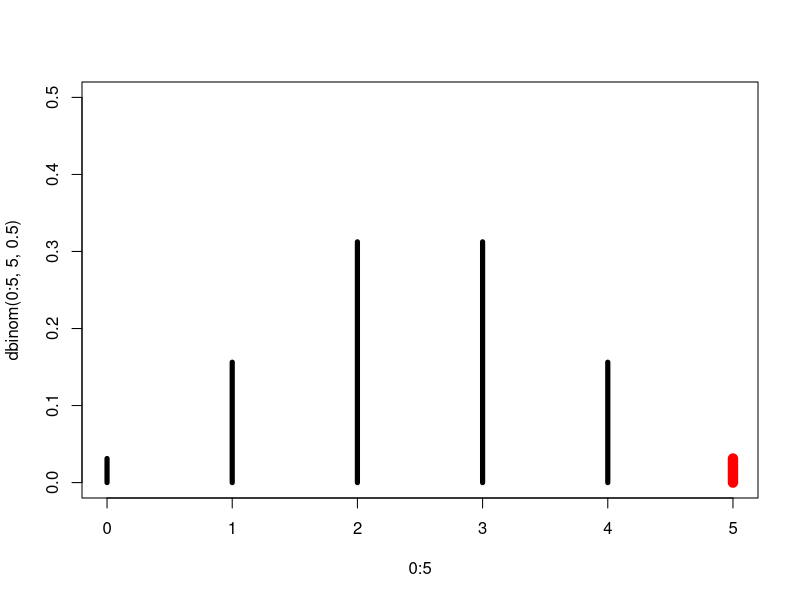
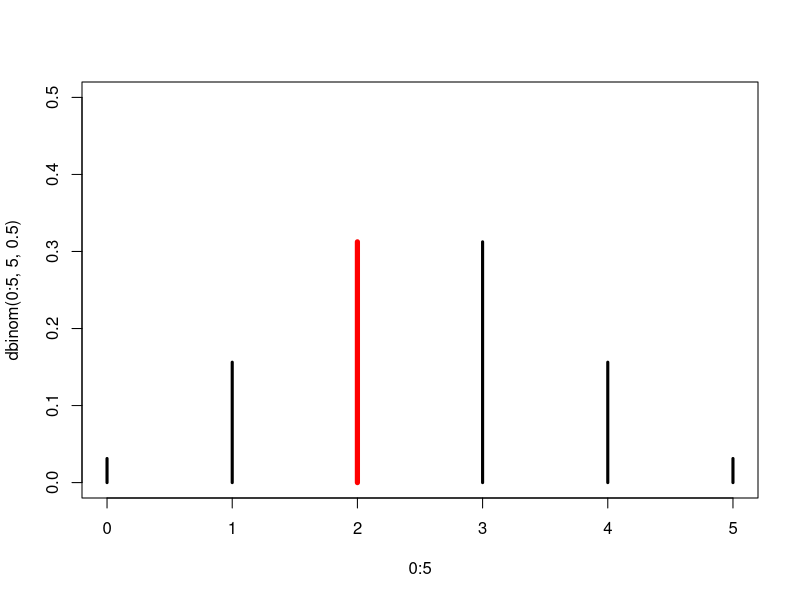
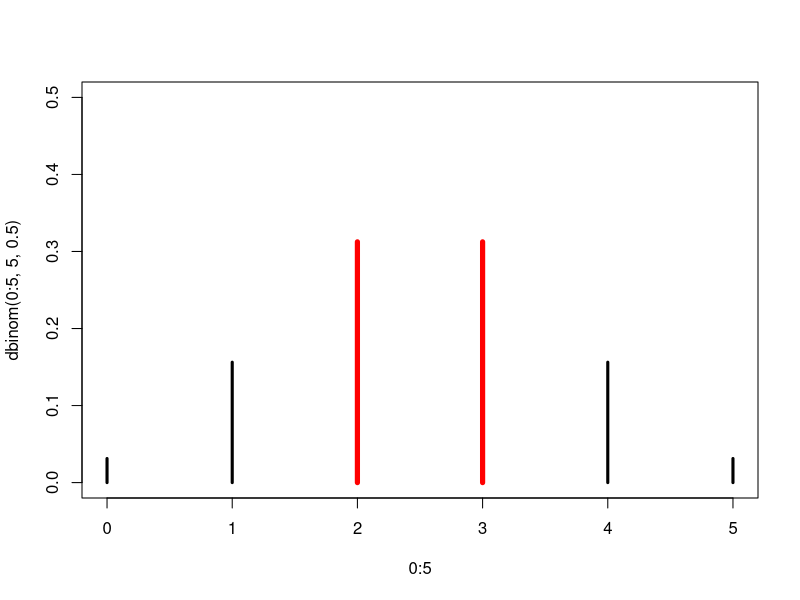
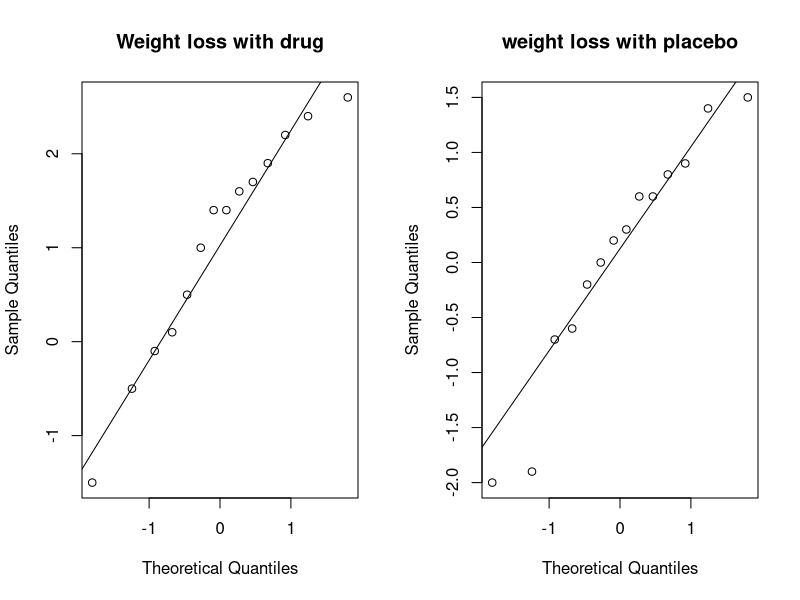
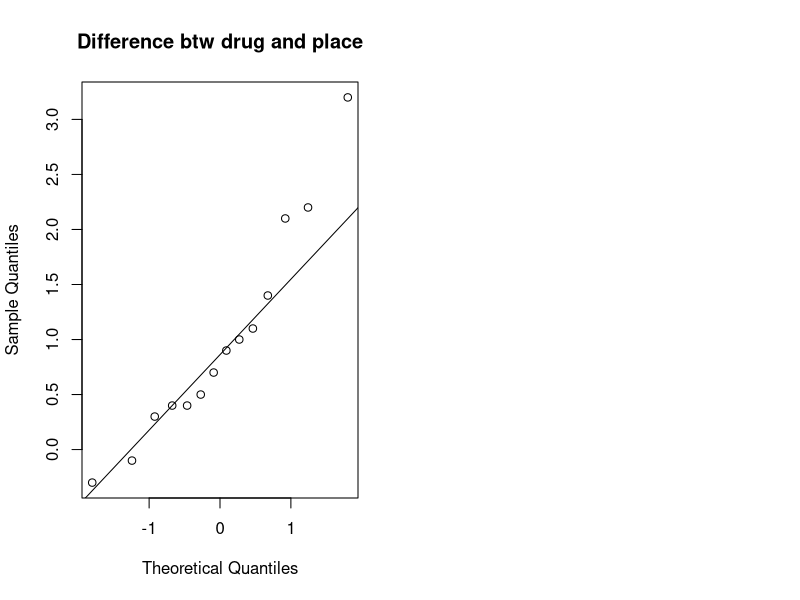
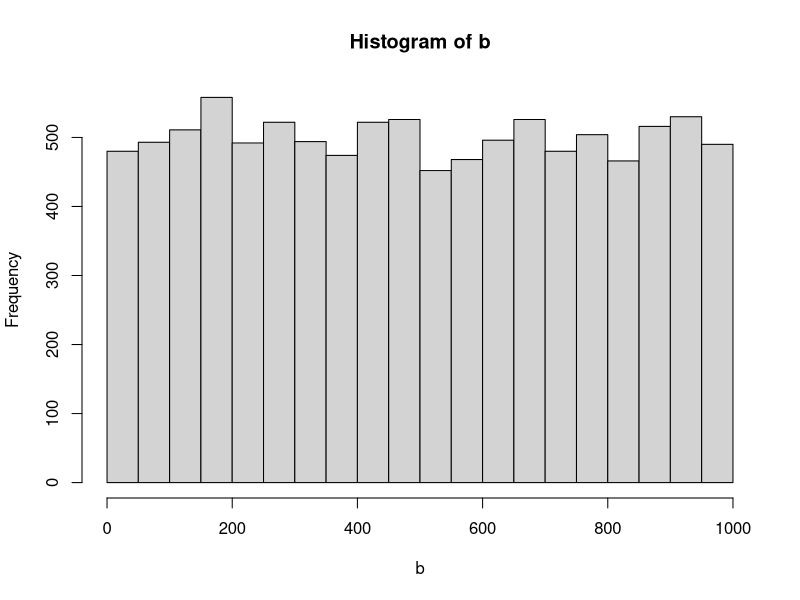
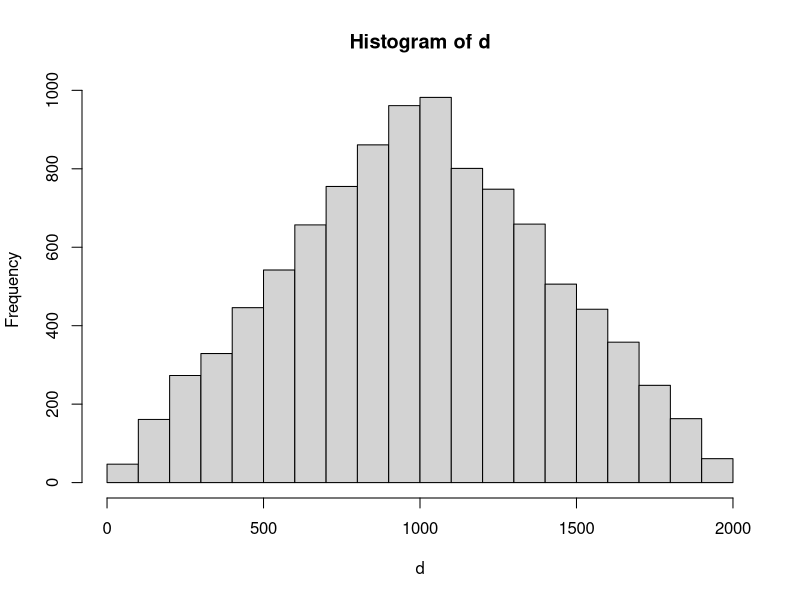
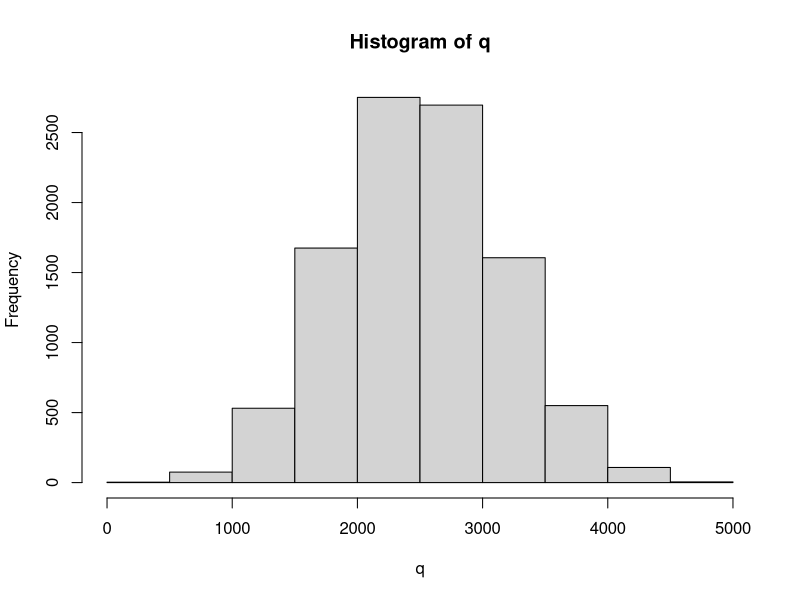

The R source for these figures, in order:
#800 families with 5 children
#Task 1a: 5 boys
#dbinom(x, size, prob, log = FALSE)
?dbinom
?plot
dbinom(5, 5, 0.5)
plot(0:5, dbinom(0:5, 5, 0.5), type = 'h', ylim = c(0, 0.5), lwd = 5)
?lines
lines(c(5,5), c(0, dbinom(5,5,0.5)), col = "red1", lwd = 10)

#Task 1b: 2 girls
dbinom(2, 5, 0.5)
plot(0:5, dbinom(0:5, 5, 0.5), type = 'h', ylim = c(0, 0.5), lwd = 3)
lines(c(2,2), c(0, dbinom(2, 5, 0.5)), col = 'red1', lwd = 5)

#Task 1c: either 2 or 3 girls
Task = dbinom(2, 5, 0.5)  + dbinom(3, 5, 0.5)
Task
plot(0:5, dbinom(0:5, 5, 0.5), type = 'h', ylim = c(0, 0.5), lwd = 3)
lines(c(2,2), c(0, dbinom(2, 5, 0.5)), col = 'red1', lwd = 5)
lines(c(3,3), c(0, dbinom(3, 5, 0.5)), col = 'red1', lwd = 5)

#Task 2.1
obesityData <- read.csv("obesity_data.csv", head = TRUE)
obesityData
attach(obesityData)
?par
## Visually test the normality of drug_WL and placebo_WL
#   QQ Plot

par(mfrow = c(1, 2)) #allow more than one graph to be displayed on one screen
?qqnorm
qqnorm(drug_WL, main = "Weight loss with drug")
#   Add the QQ line
?qqline
qqline(drug_WL)
#   QQ Plot
qqnorm(placebo_WL, main = "weight loss with placebo")
#   Add the QQ line
qqline(placebo_WL)
# Kolmogorov-Smirnov test
ks.test(drug_WL, "pnorm", mean = mean(drug_WL), sd = sd(drug_WL))

ks.test(placebo_WL,"pnorm", mean = mean(placebo_WL), sd = sd(placebo_WL))

## T test
#
t.test(drug_WL,placebo_WL,paired = TRUE)
## 

detach(obesityData)
obesityData$diff <- obesityData$drug_WL - obesityData$placebo_WL
obesityData
qqnorm(obesityData$diff, main = "Difference btw drug and place")
qqline(obesityData$diff)
ks.test(obesityData$diff,"pnorm", mean = mean(obesityData$diff), sd = sd(obesityData$diff))
t.test(obesityData$diff)

#Task1.3
b <- sample(1:1000, size = 10000, replace = TRUE)
par(mfrow = c(1, 1))
hist(b)
c <- sample(1:1000, size = 10000, replace = TRUE)
d <- b + c
hist(d)
e <- sample(1:1000, size = 10000, replace = TRUE)
f <- sample(1:1000, size = 10000, replace = TRUE)
a <- sample(1:1000, size = 10000, replace = TRUE)
q <- a + e + f +b +c
hist(q)

#Task2.2
ab <- rnorm(15, mean = 10, sd = 2)
ks.test(ab,"pnorm", mean = 10, sd = 2)
ab
t.test(ab, mu = 10)


#Task2.3
endorphin_data <- read.csv("endorphin_concentration.csv", header = TRUE)
endorphin_data
attach(endorphin_data)
par(mfrow = c(1, 2))
qqnorm(Joggers, main = "Joggers")
qqline(Joggers)
qqnorm(New_entrants, main = "New Entrants")
qqline(New_entrants)
ks.test(Joggers, "pnorm", mean = mean(Joggers, na.rm = TRUE), sd = sd(Joggers, na.rm = TRUE))
ks.test(New_entrants, "pnorm", mean = mean(New_entrants), sd = sd(New_entrants))
t.test(Joggers, New_entrants, paired = FALSE) #why are we using FALSE for paired
detach(endorphin_data)
